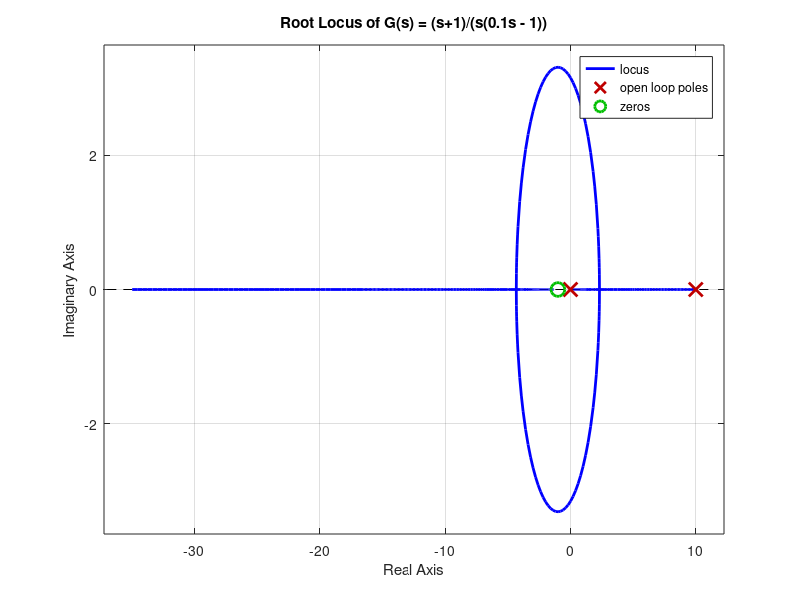

Recreate this plot in MATLAB.
clc;
s = tf('s');
G = (s+1)/(s*(0.1*s - 1));
rlocus(G);
title('Root Locus of G(s) = (s+1)/(s(0.1s - 1))');
grid on;
